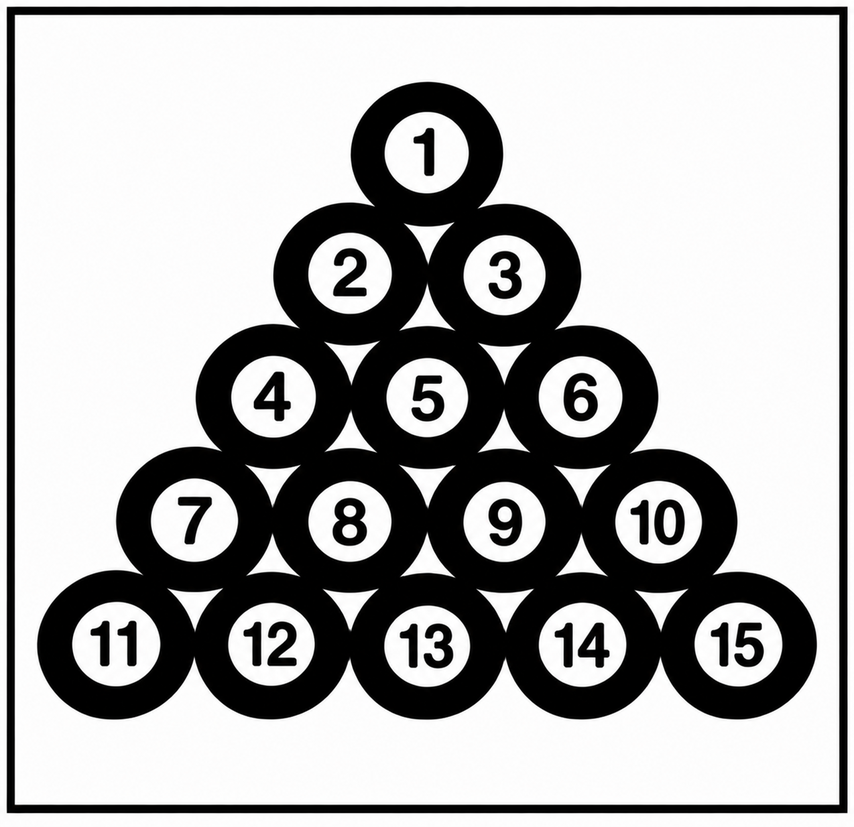
#> input picture Balls.png, 854 x 827 px, shrunk from 1274 x 1234 before the run
$ jupyter execute Solution.ipynb
#> lines starting #> are read from the running program, lines starting #| are printed output that depends on the picture; after the words box and inside, x2 and y2 are one past the last pixel; in counts of white or black regions, pixels touching at a corner belong together
[cell 1]
import cv2
import numpy as np
import matplotlib.pyplot as plt

# Load image and binarize using Otsu's Thresholding
image_path= "Balls.png"
original_image= cv2.imread(image_path, cv2.IMREAD_GRAYSCALE)
#> original_image: shape (827, 854); min 0, max 255, mean 172.4

_, binary_image = cv2.threshold(original_image, 0, 255, cv2.THRESH_BINARY + cv2.THRESH_OTSU)
#> binary_image: shape (827, 854); 68.2% white; 23 black regions, largest, box (x1, y1, x2, y2) and area: (37, 82, 817, 720) 183635, (7, 7, 848, 813) 26300, (333, 498, 367, 546) 1036

# Define a standard 5x5 rectangular structuring element
kernel= cv2.getStructuringElement(cv2.MORPH_RECT, (5, 5))

# Try to apply morphological operations
eroded= cv2.erode(binary_image, kernel, iterations= 1)
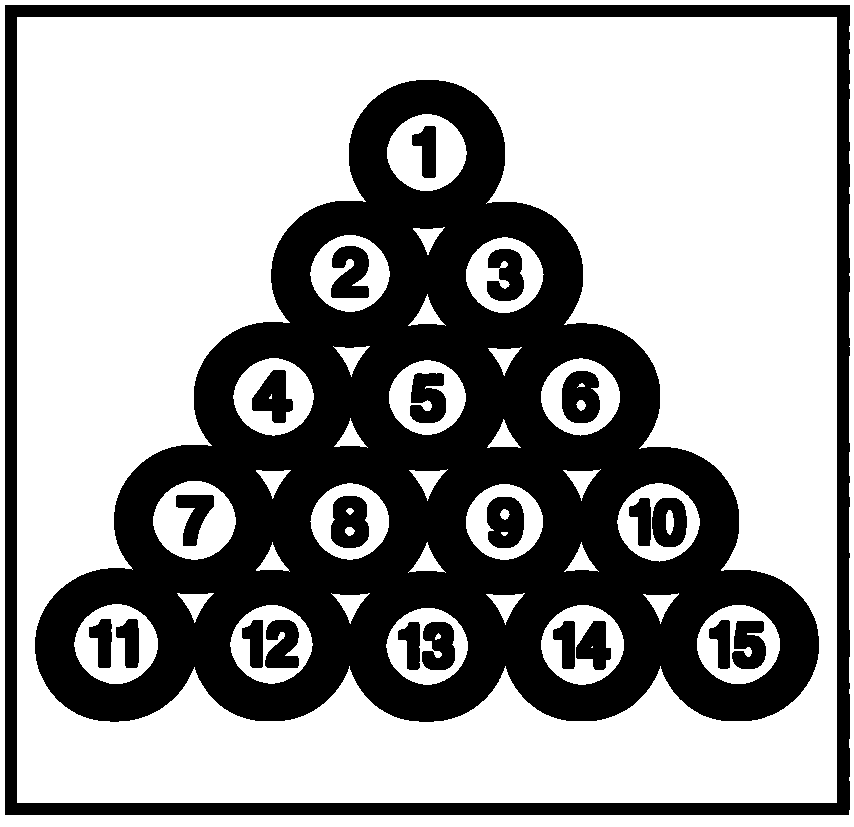
#> eroded: shape (827, 854); 61.9% white; 23 black regions, largest, box (x1, y1, x2, y2) and area: (35, 80, 819, 722) 206285, (5, 5, 850, 815) 39435, (331, 496, 369, 548) 1585
dilated= cv2.dilate(binary_image, kernel, iterations= 1)
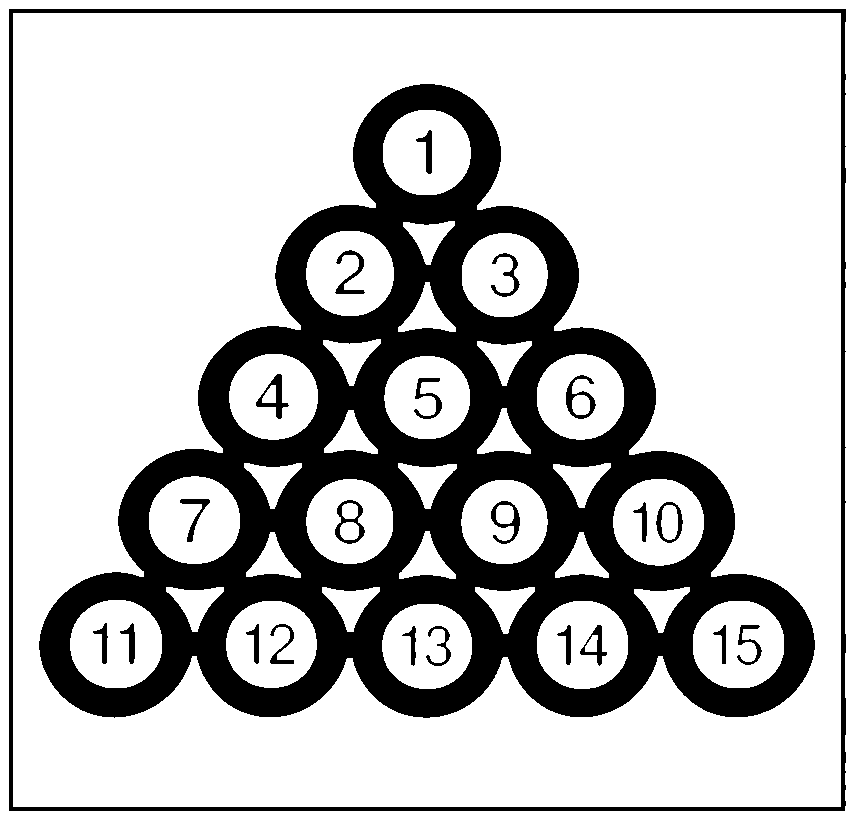
#> dilated: shape (827, 854); 74.6% white; 23 black regions, largest, box (x1, y1, x2, y2) and area: (39, 84, 815, 718) 159311, (9, 9, 846, 811) 13173, (256, 374, 289, 419) 459
opened= cv2.morphologyEx(binary_image, cv2.MORPH_OPEN, kernel)
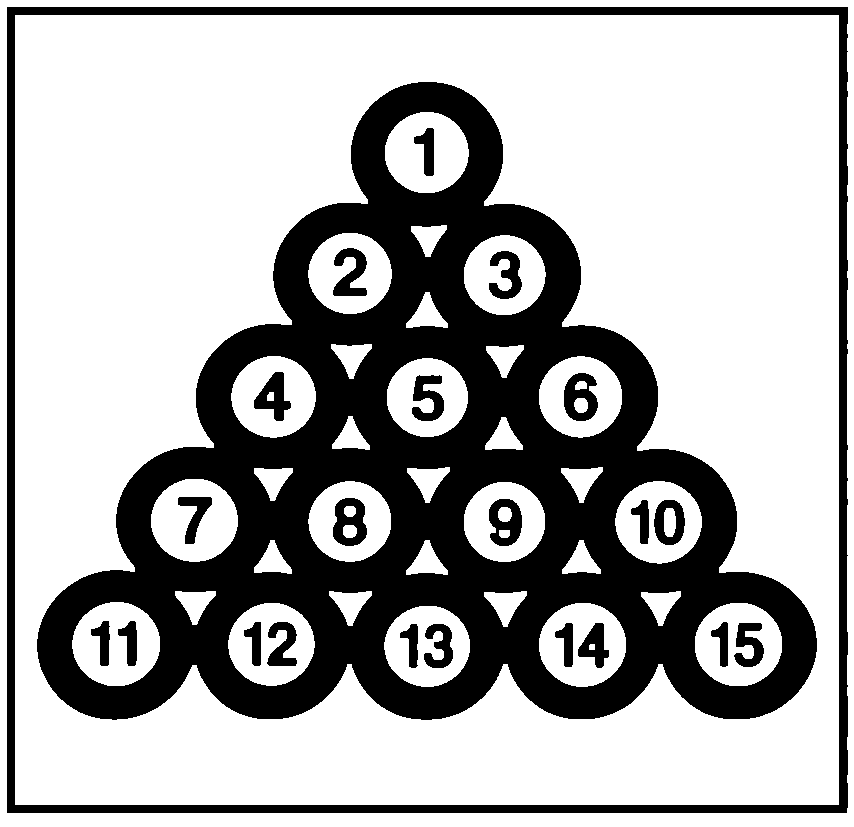
#> opened: shape (827, 854); 68% white; 23 black regions, largest, box (x1, y1, x2, y2) and area: (37, 82, 817, 720) 184709, (7, 7, 848, 813) 26311, (333, 498, 367, 546) 1057
closed= cv2.morphologyEx(binary_image, cv2.MORPH_CLOSE, kernel)
#> closed: shape (827, 854); 68.2% white; 23 black regions, largest, box (x1, y1, x2, y2) and area: (37, 82, 817, 720) 183635, (7, 7, 848, 813) 26277, (333, 498, 367, 546) 1036

# Display Results
titles= ["Original (Binary)", "Erosion", "Dilation", "Opening", "Closing"]
images= [binary_image, eroded, dilated, opened, closed]

plt.figure(figsize= (15, 6))
for i in range(5):
    plt.subplot(1, 5, i + 1)
    plt.imshow(images[i], cmap= "gray")
    plt.title(titles[i], fontsize= 11)
    plt.axis("off")

plt.tight_layout()
plt.show()
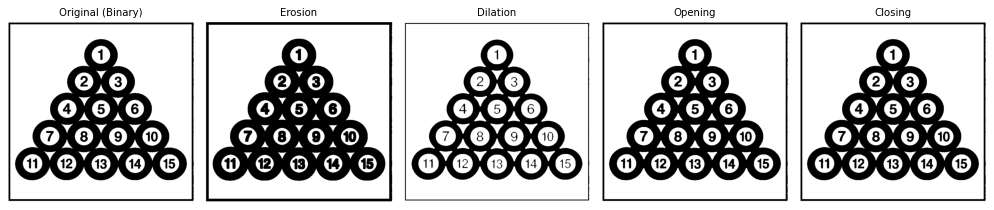
#> figure drawn by matplotlib, 5 panels

[cell 2]
# Load image and binarize
image_path= "Balls.png"
original_img= cv2.imread(image_path, cv2.IMREAD_GRAYSCALE)

_, binary_img = cv2.threshold(original_img, 0, 255, cv2.THRESH_BINARY + cv2.THRESH_OTSU)

# Define shapes and kernel sizes to test
shapes= {
    "Square": cv2.MORPH_RECT,
    "Cross": cv2.MORPH_CROSS,
    "Ellipse": cv2.MORPH_ELLIPSE
}

kernel_sizes= [3, 5, 7]

# Iterate through shapes and sizes to compute and visualize results
fig, axes = plt.subplots(len(shapes), len(kernel_sizes) * 2, figsize= (18, 10))
fig.suptitle("Effect of Kernel Shape and Size on Erosion & Dilation", fontsize= 16, fontweight= "bold")

for row_idx, (shape_name, shape_code) in enumerate(shapes.items()):
    for col_idx, k_size in enumerate(kernel_sizes):
        # Create kernel dynamically
        kernel= cv2.getStructuringElement(shape_code, (k_size, k_size))

        # try to apply erosion and dilation
        e_image= cv2.erode(binary_img, kernel, iterations= 1)
        d_image= cv2.dilate(binary_img, kernel, iterations= 1)

        # Column positioning for plot
        c_erode= col_idx * 2
        c_dilate= col_idx * 2 + 1

        # Plot erosion
        axes[row_idx, c_erode].imshow(e_image, cmap= "gray")
        axes[row_idx, c_erode].set_title(f"{shape_name} | Erode {k_size}x{k_size}", fontsize= 9)
        axes[row_idx, c_erode].axis("off")

        # Plot dilation
        axes[row_idx, c_dilate].imshow(d_image, cmap= "gray")
        axes[row_idx, c_dilate].set_title(f"{shape_name} | Dilate {k_size}x{k_size}", fontsize= 9)
        axes[row_idx, c_dilate].axis("off")

plt.tight_layout()
plt.show()
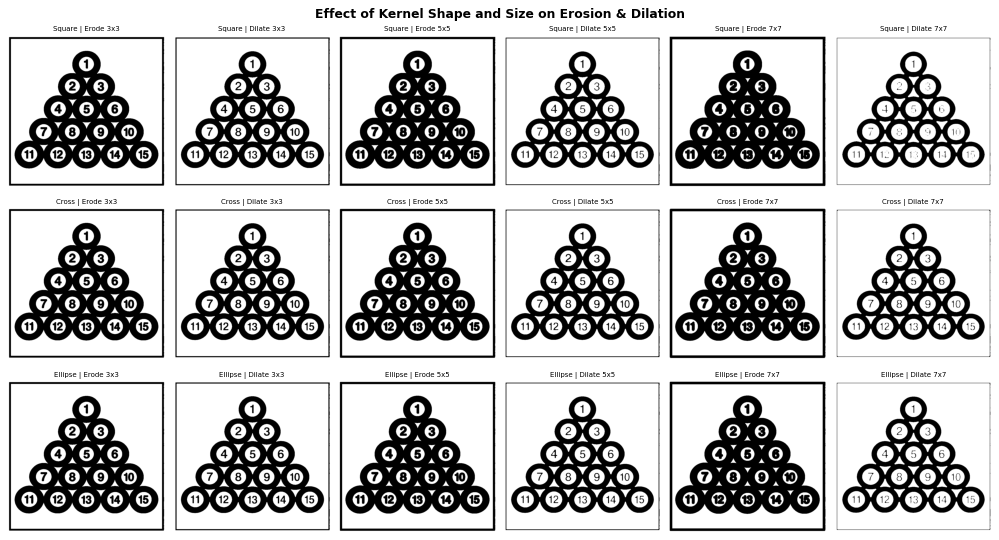
#> figure drawn by matplotlib, 18 panels

$ run again, with BoundaryExtraction.png copied over Balls.png
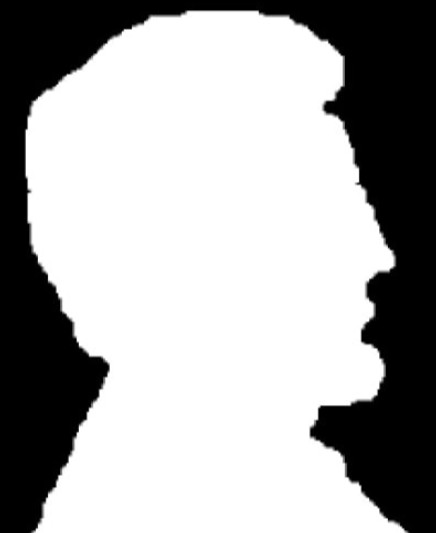
#> input picture BoundaryExtraction.png, 436 x 533 px
#> original_image is the input picture: shape (533, 436); min 0, max 255, mean 168.6
#> `_, binary_image = cv2.threshold(original_image, 0, 255, cv2.THRESH_BIN..`:
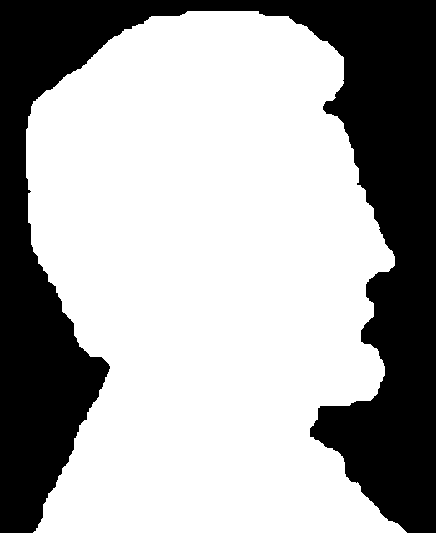
#> binary_image: shape (533, 436); 66% white; 1 black region, box (x1, y1, x2, y2) and area: (0, 0, 436, 533) 78908
#> eroded: shape (533, 436); 64.4% white; 1 black region, box (x1, y1, x2, y2) and area: (0, 0, 436, 533) 82649
#> `dilated= cv2.dilate(binary_image, kernel, iterations= 1)`:
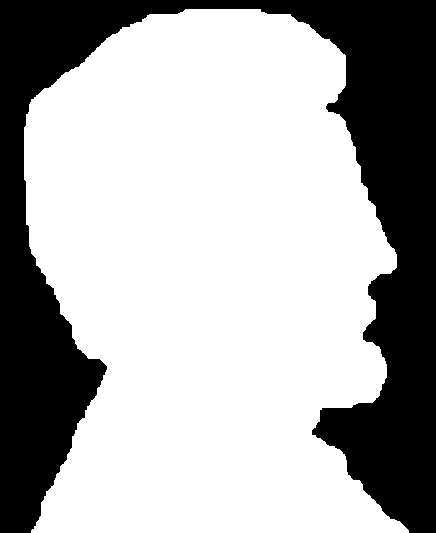
#> dilated: shape (533, 436); 67.7% white; 1 black region, box (x1, y1, x2, y2) and area: (0, 0, 436, 533) 75160
#> opened: shape (533, 436); 66% white; 1 black region, box (x1, y1, x2, y2) and area: (0, 0, 436, 533) 78923
#> closed: shape (533, 436); 66.1% white; 1 black region, box (x1, y1, x2, y2) and area: (0, 0, 436, 533) 78884

$ run again, with Coins.png copied over Balls.png
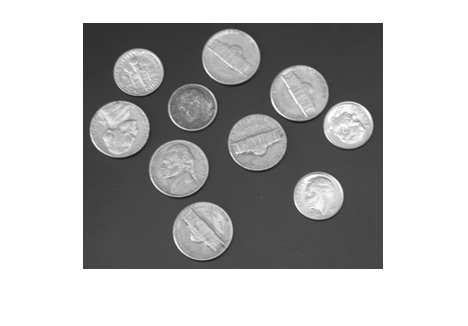
#> input picture Coins.png, 468 x 326 px
#> original_image is the input picture: shape (326, 468); min 23, max 255, mean 181.5
#> `_, binary_image = cv2.threshold(original_image, 0, 255, cv2.THRESH_BIN..`:
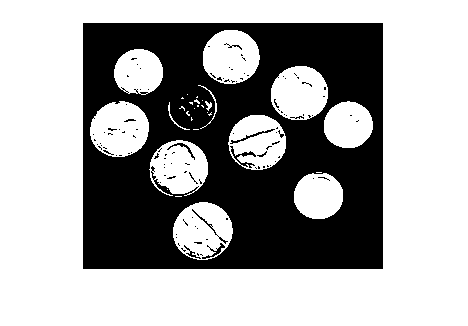
#> binary_image: shape (326, 468); 64.6% white; 109 black regions (100 under 20 px), largest, box (x1, y1, x2, y2) and area: (83, 23, 383, 269) 53107, (230, 129, 275, 144) 97, (202, 243, 225, 259) 87
#> eroded: shape (326, 468); 58.2% white; 17 black regions, largest, box (x1, y1, x2, y2) and area: (81, 21, 385, 271) 62520, (222, 41, 248, 63) 231, (102, 126, 127, 137) 188
#> dilated: shape (326, 468); 70.2% white; 2 black regions (1 under 20 px), largest, box (x1, y1, x2, y2) and area: (85, 25, 381, 267) 45532
#> opened: shape (326, 468); 63.5% white; 33 black regions (29 under 20 px), largest, box (x1, y1, x2, y2) and area: (83, 23, 383, 269) 55456, (224, 43, 246, 61) 51, (104, 128, 120, 135) 44, (124, 119, 136, 122) 20
#> `closed= cv2.morphologyEx(binary_image, cv2.MORPH_CLOSE, kernel)`:
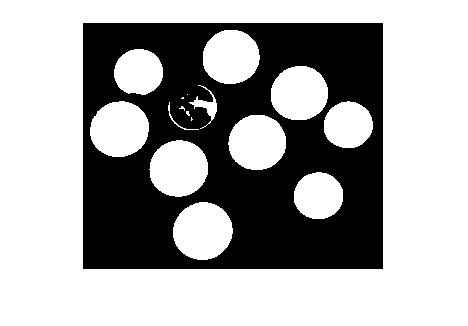
#> closed: shape (326, 468); 65.5% white; 1 black region, box (x1, y1, x2, y2) and area: (83, 23, 383, 269) 52603
